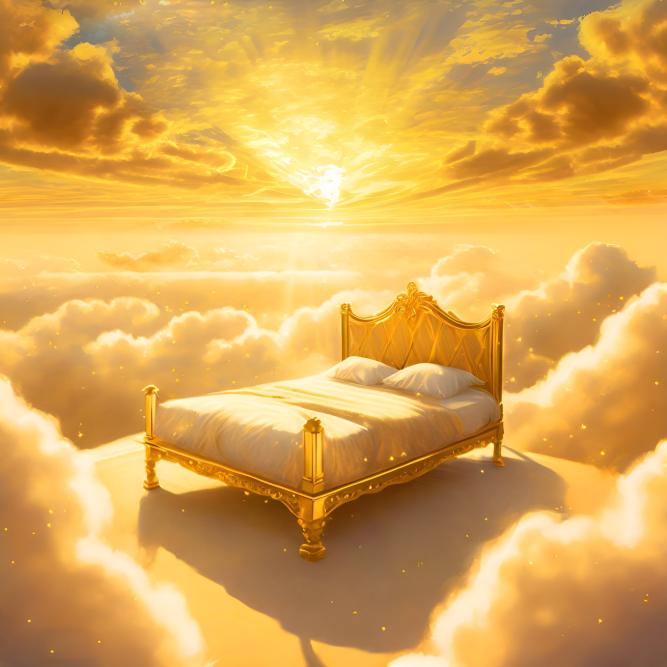
#> input picture Programs/Unclassified Trials/Image.jpg, 2000 x 2000 px, found by its file name (shown at 1/3 size)
$ python Part-C_e.py
#> lines starting #> are read from the running program, lines starting #| are printed output that depends on the picture
import cv2

# Load an image
image = cv2.imread('D:\\Normie\\Final AI Practicals (2023-24)\\Programs\\Unclassified Trials\\Image.jpg')
#> image is the input picture: shape (2000, 2000, 3); mean B, G, R 86.6, 167.2, 217.4

# Define the new width and height
new_width = 100
new_height = 100

# Resize the image
resized_image = cv2.resize(image, (new_width, new_height))
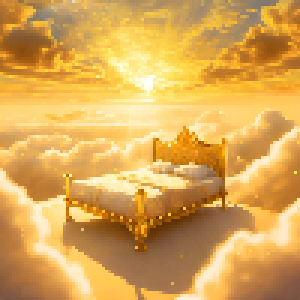
#> resized_image: shape (100, 100, 3) (shown 3 times larger); mean B, G, R 86.8, 167.4, 217.6

# Save the resized image
cv2.imwrite('D:\\Normie\\Final AI Practicals (2023-24)\\Programs\\Unclassified Trials\\Resized_Image.jpg', resized_image)
